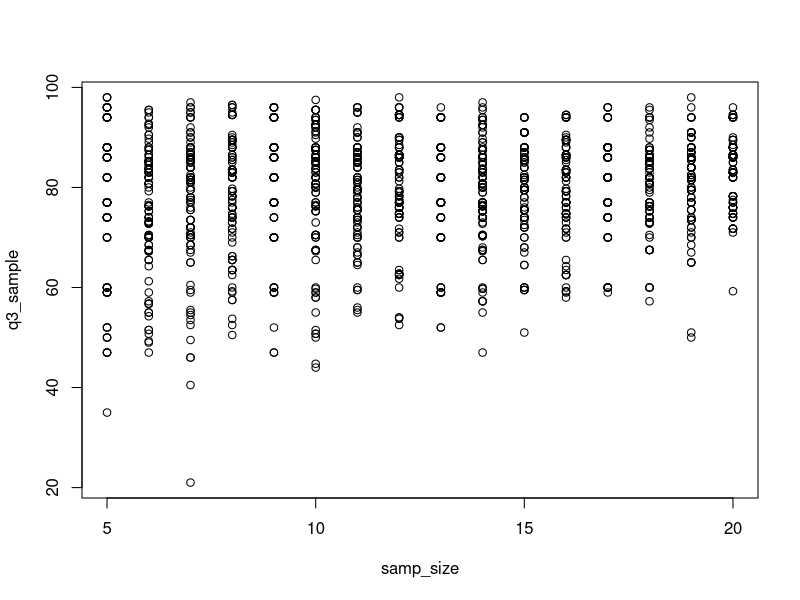

Generate this figure with R:
## ---- chunk 1
library(dplyr)

vole_vaso <- c(98,96,94,88,86,82,77,74,70,60,
           59,52,50,47,40,35,29,13,6,5)

### 1a. Say “Vole vasopressin” 10 times as fast as you can. How many times did you trip up? 4

### 1b. What is the mean, median, sd, and interquartile range of the sample?

summary(vole_vaso) 
#mean = 58.05
#median = 59.50
sd(vole_vaso)
#sd = 29.75
IQR(vole_vaso)
#iqr = 44.25


### 1c. What is the standard error of the mean (do this with a formula!)?

# SEmean = s/sqrt(n)
sd(vole_vaso)/(sqrt(length(vole_vaso)))
#standard error of the mean is 6.7

  
### 1d. What does the standard error of the mean tell you about our estimate of the     mean values of the population of vole vassopressin?
  
#The SE tells you how much you can trust your estimate. (SE is a measure of how variable the mean will be, if you repeat the whole study many times.)
## ---- chunk 2
   # Let’s assume the sample is representative of the popultion.

### 2a. Use sample() to get just one resample with a sample size of 10. What is its upper quartile?
set.seed(323)
samp <- sample(vole_vaso, size = 10, replace = TRUE)
quantile(samp, probs = c(0.75))
#upper quartile is 52.0


### 2b. Build an initial data frame for simulations with the sample sizes 5 through 20. Have 100 simulations per sample size.
sampSim <- data.frame(samp_size = rep(5:20, times=100))
sampSim$sim_number <- 1:nrow(sampSim)

### 2c. Use this data frame to get simulated upper quartiles for each sample size.

sampSim <- sampSim %>%
  group_by(sim_number) %>%
  mutate(q3_sample = quantile(sample(vole_vaso, size = samp_size, replace = TRUE), probs = c(0.75))) %>%
  ungroup()


### 2d. With a plot, make a guesstimate as to the best sample size for estimating the upper quartile of the population.

plot(q3_sample ~ samp_size, data=sampSim)
# looks like it levels off after a sample size of approximately 10
## ---- chunk 3
###3a. With the upper quartile simulations, calculate the SD for each sample size using dplyr

sampSim_summary <- sampSim %>%
  group_by(samp_size) %>%
  summarise(q3_sample_sd = sd(q3_sample)) %>%
  ungroup() %>%
  arrange(q3_sample_sd)

sampSim_summary

###3b. What does this value, the standard error of the upper quartile, mean?

#The standard error tells us how variable our estimate of the upper quartile is. 


###3c. What is the CI of the upper quartile with a sample size of 10. What does this mean?

#for a 95% CI two times the standard error is subtrated from the mean to get the lower bound and two times the standard error is added to the mean for the upper bound. 
#(mean - 2SE, mean + 2SE)
77.4050 + (11.174962*2) #upper
77.4050 - (11.174962*2) #lower
#95% confident that the true upper quartile with a sample size of 10 is between 55.06 and 99.75. 


###3d. Extra Credit: Instead of having each sim calculate a upper quartile, and then sifting down to the SE of that upper quartile (or the CI), have each simulation calculate a CI. Then, for just a sample size of 10, how many CI’s contain the true value of 83?


sampSim_summary2 <- sampSim %>%
  group_by(samp_size) %>%
  summarise(q3_sample_mean = mean(q3_sample), q3_sample_sd = sd(q3_sample)) %>%
  mutate(upper = (q3_sample_mean + 2*q3_sample_sd), lower = (q3_sample_mean - 2*q3_sample_sd)) %>%
  ungroup()

sampSim_summary3 <- sampSim %>%
  group_by(sim_number) %>%
  mutate(q3_sample_mean = mean(q3_sample), q3_sample_sd = sd(q3_sample)) %>%
  mutate(upper = (q3_sample_mean + 2*q3_sample_sd), lower = (q3_sample_mean - 2*q3_sample_sd)) %>%
  ungroup()


sampSim0 <- sampSim %>%
  group_by(sim_number) %>%
  mutate(q3_sample = quantile(sample(vole_vaso, size = samp_size, replace = TRUE), probs = c(0.75)), q3_sample_mean = mean(quantile(sample(vole_vaso, size = samp_size, replace = TRUE), probs = c(0.75)))) %>%
  ungroup() %>%
  group_by(samp_size) %>%
  mutate(upper = (q3_sample_mean + 2*sd(q3_sample)), lower = (q3_sample_mean - 2*sd(q3_sample)))


sampSim10 <- filter(sampSim0, samp_size == 10)
count(filter(sampSim10, lower <= 83 & upper >= 83))

#93 of them contain the true value of 83 for the upper quartile
